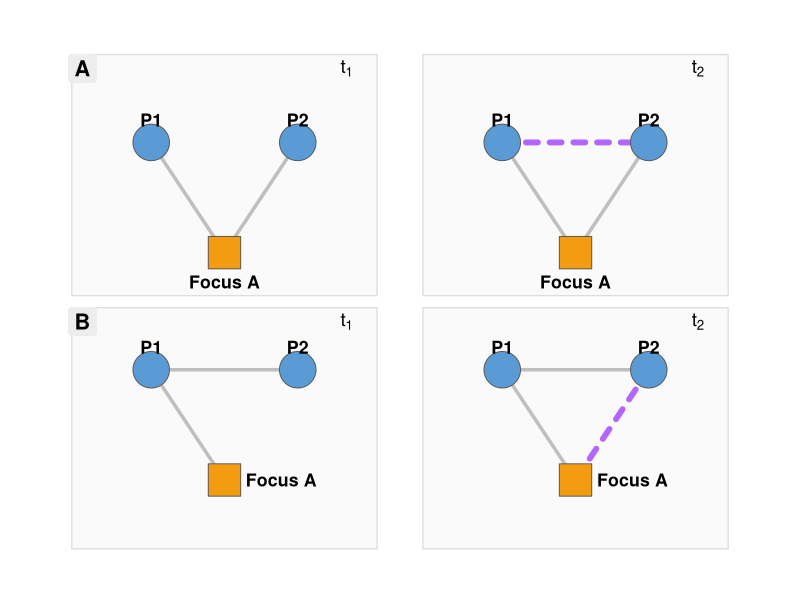

This figure's R source:
# Generates images/hachen-dynamic-foci.png for slides/ego-homogeneity.qmd
# ("Visualizing Dynamic Foci Processes" slide). Stylized schematic.
# No internal title/subtitle — the slide bullets carry the Panel A/B story;
# small t1/t2 and A/B tags keep the sequence readable.
# Layout: 2x2 grid (rows = Panel A / Panel B, columns = t1 / t2) with roomy
# scenes so labels do not crowd.
# Run from the repo root: Rscript images/make_hachen_dynamic_foci.R
library(ggplot2)

blue <- "#5B9BD5"; orange <- "#F39C12"; edge <- "grey75"
purple <- "#B366FF"

# scene: p1, p2 (circles, upper), f (focus square, lower center)
sc <- function(cx, cy) list(p1 = c(cx - 0.48, cy + 0.34),
                            p2 = c(cx + 0.48, cy + 0.34),
                            f  = c(cx,       cy - 0.30))

# columns (t1, t2) x rows (A, B)
sA1 <- sc(1.15, 2.10); sA2 <- sc(3.45, 2.10)
sB1 <- sc(1.15, 0.78); sB2 <- sc(3.45, 0.78)

tie <- function(a, b, col, lty, w)
  data.frame(x = a[1], y = a[2], xend = b[1], yend = b[2], col = col,
             lty = lty, w = w)

edges <- rbind(
  tie(sA1$p1, sA1$f, edge, "solid", 1.2), tie(sA1$p2, sA1$f, edge, "solid", 1.2),
  tie(sA2$p1, sA2$f, edge, "solid", 1.2), tie(sA2$p2, sA2$f, edge, "solid", 1.2),
  tie(sA2$p1, sA2$p2, purple, "22", 2.0),                    # t2: new tie forms
  tie(sB1$p1, sB1$p2, edge, "solid", 1.2), tie(sB1$p1, sB1$f, edge, "solid", 1.2),
  tie(sB2$p1, sB2$p2, edge, "solid", 1.2), tie(sB2$p1, sB2$f, edge, "solid", 1.2),
  tie(sB2$p2, sB2$f, purple, "22", 2.0)                      # t2: affiliation diffuses
)

pers <- as.data.frame(do.call(rbind, list(sA1$p1, sA1$p2, sA2$p1, sA2$p2,
                                          sB1$p1, sB1$p2, sB2$p1, sB2$p2)))
names(pers) <- c("x", "y"); pers$grp <- "blue"
foci <- as.data.frame(do.call(rbind, list(sA1$f, sA2$f, sB1$f, sB2$f)))
names(foci) <- c("x", "y"); foci$grp <- "orange"

tagP <- function(pt, lab)
  annotate("text", x = pt[1], y = pt[2] + 0.13, label = lab, size = 4.5,
           fontface = "bold", hjust = 0.5)

p <- ggplot() +
  # scene boxes
  annotate("rect", xmin = 0.15, xmax = 2.15, ymin = 1.55, ymax = 2.95,
           fill = "grey98", color = "grey85", linewidth = 0.4) +
  annotate("rect", xmin = 2.45, xmax = 4.45, ymin = 1.55, ymax = 2.95,
           fill = "grey98", color = "grey85", linewidth = 0.4) +
  annotate("rect", xmin = 0.15, xmax = 2.15, ymin = 0.08, ymax = 1.48,
           fill = "grey98", color = "grey85", linewidth = 0.4) +
  annotate("rect", xmin = 2.45, xmax = 4.45, ymin = 0.08, ymax = 1.48,
           fill = "grey98", color = "grey85", linewidth = 0.4) +
  # panel and time tags
  annotate("label", x = 0.22, y = 2.87, label = "A", size = 5.5, fontface = "bold",
           label.size = 0, fill = "grey93") +
  annotate("label", x = 0.22, y = 1.40, label = "B", size = 5.5, fontface = "bold",
           label.size = 0, fill = "grey93") +
  annotate("text", x = 1.95, y = 2.87, label = "t[1]", parse = TRUE, size = 4.8) +
  annotate("text", x = 4.25, y = 2.87, label = "t[2]", parse = TRUE, size = 4.8) +
  annotate("text", x = 1.95, y = 1.40, label = "t[1]", parse = TRUE, size = 4.8) +
  annotate("text", x = 4.25, y = 1.40, label = "t[2]", parse = TRUE, size = 4.8) +
  geom_segment(data = edges,
               aes(x, y, xend = xend, yend = yend, color = col,
                   linetype = lty, linewidth = w), lineend = "round") +
  scale_color_identity() + scale_linetype_identity() + scale_linewidth_identity() +
  geom_point(data = pers, aes(x, y, fill = grp), shape = 21,
             size = 12, color = "grey35", stroke = 0.5) +
  geom_point(data = foci, aes(x, y, fill = grp), shape = 22,
             size = 12, color = "grey35", stroke = 0.5) +
  tagP(sA1$p1, "P1") + tagP(sA1$p2, "P2") +
  tagP(sA2$p1, "P1") + tagP(sA2$p2, "P2") +
  tagP(sB1$p1, "P1") + tagP(sB1$p2, "P2") +
  tagP(sB2$p1, "P1") + tagP(sB2$p2, "P2") +
  annotate("text", x = sA1$f[1], y = sA1$f[2] - 0.17, label = "Focus A",
           size = 4.5, fontface = "bold") +
  annotate("text", x = sA2$f[1], y = sA2$f[2] - 0.17, label = "Focus A",
           size = 4.5, fontface = "bold") +
  annotate("text", x = sB1$f[1] + 0.14, y = sB1$f[2], label = "Focus A",
           size = 4.5, fontface = "bold", hjust = 0) +
  annotate("text", x = sB2$f[1] + 0.14, y = sB2$f[2], label = "Focus A",
           size = 4.5, fontface = "bold", hjust = 0) +
  scale_fill_manual(values = c(blue = blue, orange = orange), guide = "none") +
  coord_cartesian(xlim = c(0, 4.6), ylim = c(0, 3.05), clip = "off") +
  theme_void() +
  theme(plot.margin = margin(8, 10, 8, 10))

ggsave("images/hachen-dynamic-foci.png", p, width = 5.2, height = 3.4,
       dpi = 200, bg = "white")
